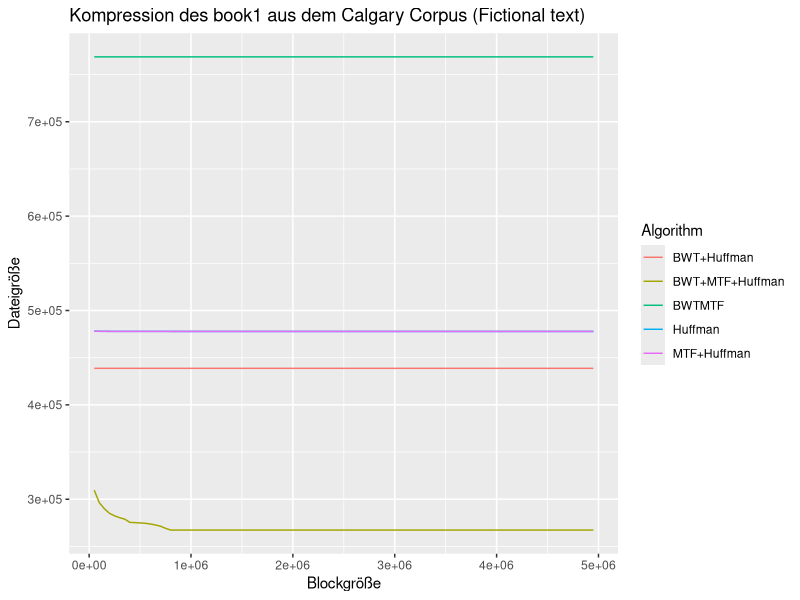

Recreate this plot in R.
df1 <- as.data.frame(read.csv(file="../../rawdata/ebwt.statistics.book1.txt",head=TRUE,sep=","))

df1 <- df1[df1$Algorithm!="BWT+MTF",]
df1 <- df1[df1$Algorithm!="BWT+MTF",]
df1 <- df1[df1$Algorithm!="MTF",]

library(ggplot2)

pdf(file="uk-new-calgary.pdf",height=5,width=7)

ggplot(data=df1, aes(x=Blocksize, y=Size, group=Algorithm, colour=Algorithm)) +
    geom_line() + # Thinner lines
    scale_fill_hue(name="Algorithmus") +      # Set legend title
    xlab("Blockgröße") + ylab("Dateigröße") + # Set axis labels
    ggtitle("Kompression des book1 aus dem Calgary Corpus (Fictional text)") +  # Set title
    theme()
    